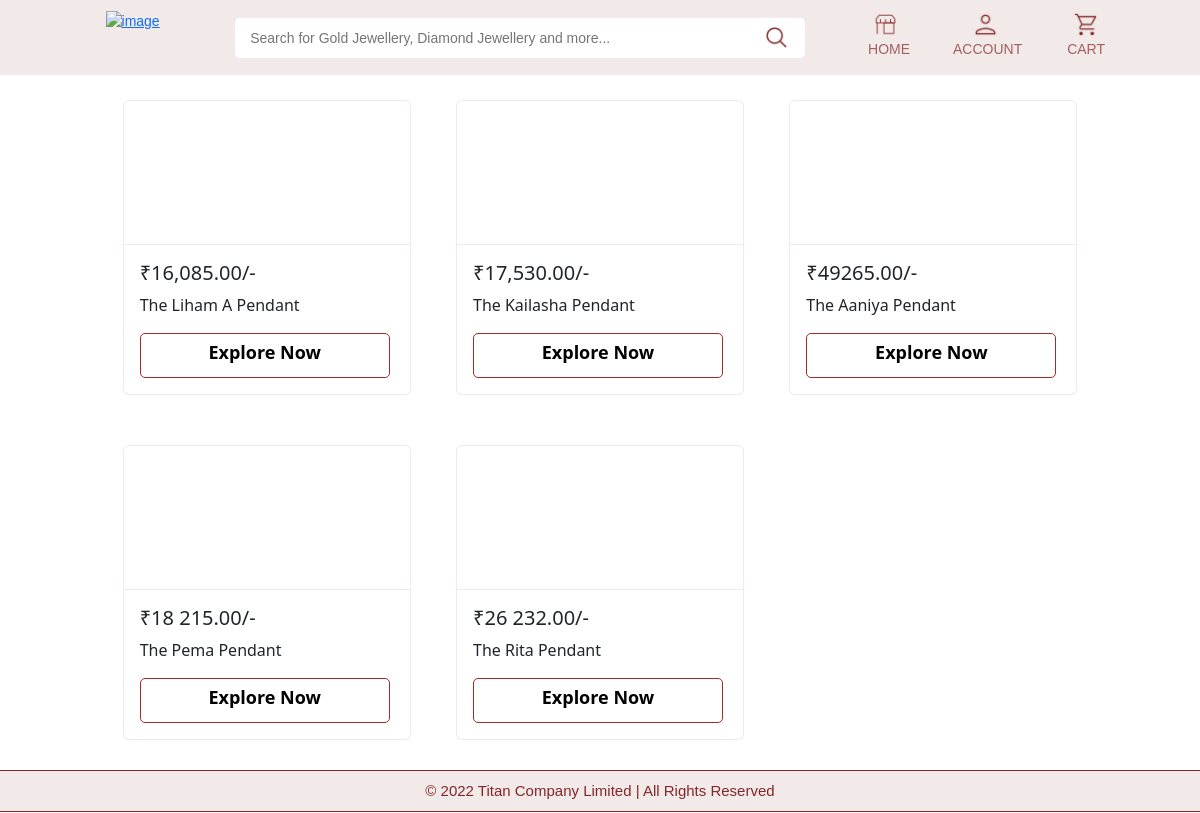
/User/category page.php?redirect=category&value=Pendants, run on the app's committed database.
### tables this page shows
CREATE TABLE `itemdetails` (
  `Sno` int(5) NOT NULL,
  `Name` varchar(255) NOT NULL,
  `Description` varchar(255) DEFAULT NULL,
  `Material` varchar(20) DEFAULT NULL,
  `Size` varchar(50) DEFAULT NULL,
  `Category` varchar(50) DEFAULT NULL,
  `Gender` varchar(15) DEFAULT NULL,
  `Price` varchar(15) DEFAULT NULL,
  `Inventory` int(15) DEFAULT NULL,
  `Image` varchar(500) DEFAULT NULL
);

### User/category page.php (the view, shortened to what this page needs)
<?php
  require('../Utilities/_ConnectDatabase.php');
?>
<?php
    if(isset($_GET['redirect']) && $_GET['redirect'] == 'search')
    {
         $value = $_GET['value'];
         $upper = strtoupper($value);
         if($upper == 'MALE' or $upper == 'FEMALE' or $upper == 'KIDS' or $upper == 'KID')
         {
           $query = "select * from Itemdetails where Gender like '%$value%' or Gender like '%Unisex%'";
         }
         elseif ($upper == 'UNISEX')
         {
           $query = "select * from Itemdetails where Gender like '%$value%'";
         }
         else
         {
           $query = "select * from Itemdetails where Name like '%$value%' or Description like '%$value%' or Material like '%$value%' or Size like '%$value%' or Category like '%$value%' or Price like '%$value%'";
         }
    }
    elseif(isset($_GET['redirect']) && $_GET['redirect'] == 'category')
    {
        $value = $_GET['value'];
        $query = "select * from Itemdetails where Category like '$value'";
    }
    elseif(isset($_GET['redirect']) && $_GET['redirect'] == 'gender')
    {
        $value = $_GET['value'];
        $query = "select * from Itemdetails where Gender like '$value' or Gender like 'Unisex'";
    }
   else
   {
     $query = "select * from Itemdetails";
   }
?>
<!doctype html>
<html lang="en">
  <head>
    <link rel="stylesheet" href="../Bootstrap/Css/bootstrap.min.css">
    <link rel="stylesheet" href="../Css/navbar.css">
    <link rel="stylesheet" href="../Css/category_page.css">
    <link rel="stylesheet" href="../Css/user_category.css">
    <link rel="stylesheet" href="../Css/footer.css">
  </head>
  <body>
     <?php require('../Utilities/_navbar.php');?>
     <div class="body">
        <div class="bodycontent">
          <?php
             $query = mysqli_query($user,$query);
             if(mysqli_num_rows($query) == 0)
             {
                header("location: index.php");
                exit();
             }
             else
             {
              while($associate = mysqli_fetch_assoc($query))
              {
                  $video = json_decode($associate['Image']);
                  $video = $video[0];
                  $extension = pathinfo($video,PATHINFO_EXTENSION);
                  $Price = $associate['Price'];
                  $Name = $associate['Name'];
                  $Sno = $associate['Sno'];
                  echo "<div class='card' style='width: 18rem;'>";
                        if($extension == 'mp4')
                        {
                          echo"<video class='card-img-top' loop src='$video' type='video/mp4'>
                            </video>";
                        }
                        else
                        {
                          echo"<img class='card-img-top'src='$video'>";
                        }
                    echo"<div class='card-body'>
                            <input type='hidden' name='Sno' value='$Sno'>
                            <h5 class='card-title'>&#8377;$Price/-</h5>
                            <p class='card-text'>$Name</p>
                            <a class='btn btn-primary'>Explore Now</a>
                          </div>
                        </div>";
              }
            }
          ?>
        </div>
     </div>
     <?php require('../Utilities/_footer.php');?>
  </body>
</html>

### Css/category_page.css (style rules this page uses)
.body { background-color: #fff; min-height: 92.99vh; padding: 30px 100px; padding-top: 100px; }
.body .bodycontent { width: 100%; display: grid; grid-template-columns: auto auto auto; justify-content: space-around; grid-row-gap: 50px; }
.card { border: 1px solid rgba(131, 39, 41, 0.1); }
.card .card-img-top { border-bottom: 1px solid rgba(131, 39, 41, 0.1); }
.btn-primary,.btn-secondary { width: 80px; height: 35px; padding-top: 5px; }
.btn-primary { background-color: #fff; border: 0.01em solid brown; border-radius: 5px; color: brown; background-color: #fff; }

### Css/user_category.css (style rules this page uses)
.card .card-body a { text-decoration: none; color: black; }
.card .btn-primary { width: 250px; font-size: large; font-weight: 600; padding: 5px; height: 45px; border-radius: 5px; }

### data on the page
itemdetails: Price "16,085.00", Name "The Liham A Pendant"
itemdetails: Price "17,530.00", Name "The Kailasha Pendant"
itemdetails: Price "49265.00", Name "The Aaniya Pendant"
itemdetails: Price "18 215.00", Name "The Pema Pendant"
itemdetails: Price "26 232.00", Name "The Rita Pendant"
